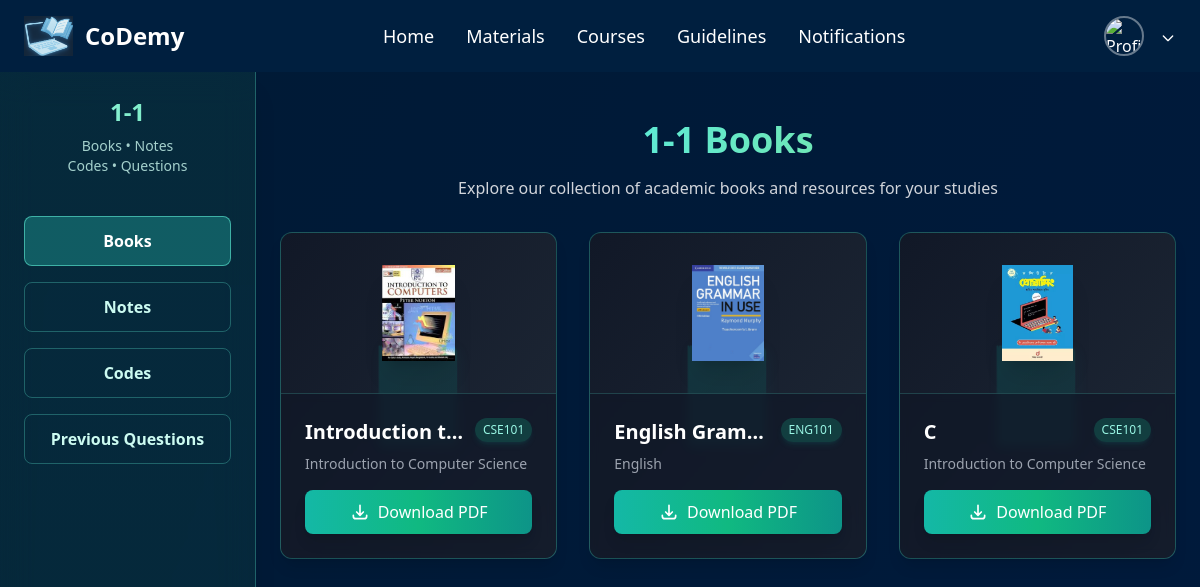
Page /materials/semester/1/books/ on the committed database.
### Materials/models.py (models this page shows, shortened)
class Book(models.Model):
    semester = models.ForeignKey(Semester, on_delete=models.CASCADE)
    title = models.CharField(max_length=200)
    subject = models.CharField(max_length=200)
    subject_code = models.CharField(max_length=50)
    file = models.FileField(upload_to='materials/books/')
    cover_image = models.ImageField(upload_to='materials/book_covers/', null=True, blank=True)

### Materials/views.py (the view)
# urls.py: path('semester/<int:semester_id>/books/', views.book_list, name='book_list'),
def book_list(request, semester_id):
    semester = get_object_or_404(Semester, id=semester_id)
    books = Book.objects.filter(semester=semester)
    return render(request, 'materials/books.html', {
        'semester': semester,
        'books': books,
        'materials_active': 'books'
    })

### templates/Materials/books.html (shortened to what this page needs)
{% extends 'materials/sembase.html' %}
{% load static %}
{% block main_content %}
<div class="pb-12">
  <div class="pt-12 pb-8 px-8 text-center">
    <h1 class="text-4xl font-bold text-white mb-4">
      <span class="bg-clip-text text-transparent bg-gradient-to-r from-teal-300 to-emerald-300">
      </span>
    </h1>
    <p class="text-gray-300 max-w-2xl mx-auto">
      Explore our collection of academic books and resources for your studies
    </p>
  </div>
  <div class="container mx-auto px-6">
    {% if books %}
    <div class="grid grid-cols-1 md:grid-cols-2 lg:grid-cols-3 gap-8">
      {% for book in books %}
      <div class="relative group overflow-hidden rounded-xl bg-gradient-to-br from-gray-900 to-gray-800 border border-teal-400/30 shadow-lg transition-all duration-500 hover:shadow-2xl hover:shadow-teal-400/30 hover:border-teal-300/60">
        <div class="absolute inset-0 flex items-center justify-center z-0 opacity-20 group-hover:opacity-30 transition-opacity duration-500">
          <div class="book-icon-animation">
            <div class="book-icon">
              <div class="book-icon__cover"></div>
            </div>
          </div>
        </div>
        <div class="h-40 flex items-center justify-center p-8 relative z-10">
          {% if book.cover_image %}
          <img src="{{ book.cover_image.url }}" alt="{{ book.title }}"
               class="max-h-full max-w-full object-contain transition-all duration-500 group-hover:scale-110 group-hover:rotate-1 shadow-xl">
          {% endif %}
        </div>
        <div class="p-6 relative z-10 bg-gray-900/70 backdrop-blur-sm border-t border-teal-300/20">
          <div class="flex justify-between items-start mb-2">
            <h3 class="text-xl font-bold text-white truncate">{{ book.title }}</h3>
            <span class="bg-teal-900/70 text-teal-200 text-xs px-2 py-1 rounded-full shadow-md shadow-teal-500/10">{{ book.subject_code }}</span>
          </div>
          <p class="text-gray-400 text-sm mb-4">{{ book.subject }}</p>
          <a href="{{ book.file.url }}" download class="w-full inline-flex items-center justify-center px-4 py-2.5 bg-gradient-to-r from-teal-500 via-emerald-500 to-teal-600 text-white rounded-lg hover:from-teal-600 hover:via-emerald-600 hover:to-teal-700 transition-all duration-300 shadow-lg hover:shadow-teal-400/40 transform hover:-translate-y-0.5">
            <svg xmlns="http://www.w3.org/2000/svg" class="h-5 w-5 mr-2" fill="none" viewBox="0 0 24 24" stroke="currentColor">
              <path stroke-linecap="round" stroke-linejoin="round" stroke-width="2" d="M4 16v1a3 3 0 003 3h10a3 3 0 003-3v-1m-4-4l-4 4m0 0l-4-4m4 4V4" />
            </svg>
            Download PDF
          </a>
        </div>
      </div>
      {% endfor %}
    </div>
    {% endif %}
  </div>
</div>
{% endblock %}

### templates/Materials/sembase.html (shortened to what this page needs)
{% extends 'base.html' %}
{% load static %}
{% block content %}
<div class="min-h-screen bg-gradient-to-br from-[#001a35] to-[#001a40] flex">
  <aside class="w-64 fixed h-full bg-gradient-to-b from-teal-900/30 to-emerald-900/20 backdrop-blur-lg border-r border-teal-300/30 shadow-xl p-6 flex flex-col">
    <div class="text-center mb-10">
      <h2 class="text-2xl font-bold bg-clip-text text-transparent bg-gradient-to-r from-teal-200 to-emerald-300">
      </h2>
      <p class="text-teal-100/80 text-sm mt-2">
        {{ books_count }} Books • {{ notes_count }} Notes<br>
        {{ codes_count }} Codes • {{ questions_count }} Questions
      </p>
    </div>
    <nav class="flex flex-col space-y-4">
      {% with "px-4 py-3 rounded-lg text-center font-semibold transition-all border hover:shadow-lg" as base_class %}
        <a href="{% url 'materials:book_list' semester.id %}"
           class="{{ base_class }} {% if materials_active == 'books' %}bg-teal-400/30 border-teal-300/60 text-white shadow-teal-300/30{% else %}border-teal-300/30 text-teal-100 hover:bg-teal-400/20 hover:border-teal-300/50 hover:text-white{% endif %}">
          Books
        </a>
        <a href="{% url 'materials:note_list' semester.id %}"
           class="{{ base_class }} {% if materials_active == 'notes' %}bg-teal-400/30 border-teal-300/60 text-white shadow-teal-300/30{% else %}border-teal-300/30 text-teal-100 hover:bg-teal-400/20 hover:border-teal-300/50 hover:text-white{% endif %}">
          Notes
        </a>
        <a href="{% url 'materials:code_list' semester.id %}"
           class="{{ base_class }} {% if materials_active == 'codes' %}bg-teal-400/30 border-teal-300/60 text-white shadow-teal-300/30{% else %}border-teal-300/30 text-teal-100 hover:bg-teal-400/20 hover:border-teal-300/50 hover:text-white{% endif %}">
          Codes
        </a>
        <a href="{% url 'materials:previous_question_list' semester.id %}"
           class="{{ base_class }} {% if materials_active == 'questions' %}bg-teal-400/30 border-teal-300/60 text-white shadow-teal-300/30{% else %}border-teal-300/30 text-teal-100 hover:bg-teal-400/20 hover:border-teal-300/50 hover:text-white{% endif %}">
          Previous Questions
        </a>
      {% endwith %}
    </nav>
  </aside>
  <main class="flex-grow ml-64">
    {% block main_content %}{% endblock %}
  </main>
</div>
{% endblock %}

### templates/base.html (shortened to what this page needs)
{% load static %}
<!DOCTYPE html>
<html lang="en">
<head>
  <script src="https://cdn.tailwindcss.com"></script>
</head>
<body class="flex flex-col min-h-screen text-[#001f3f] bg-white">
  <nav class="bg-[#001f3f] px-6 py-4 flex justify-between items-center shadow-md text-white">
    <div class="relative group flex items-center space-x-3 transition-all duration-300 hover:scale-110 hover:drop-shadow-[0_0_6px_#38bdf8]">
      <img src="{% static 'images/logo.png' %}" alt="CoDemy Logo" class="h-10 w-auto">
      <span class="text-2xl font-bold text-white relative">
        CoDemy
      </span>
    </div>
    <div class="hidden md:flex gap-8 text-white text-lg font-medium">
      <a href="{% url 'home' %}" class="relative group hover:scale-110 transition-all duration-300">Home</a>
      <a href="{% url 'materials:semester_list' %}" class="relative group hover:scale-110 transition-all duration-300">Materials</a>
      <a href="{% url 'courses' %}" class="relative group hover:scale-110 transition-all duration-300">Courses</a>
      <a href="{% url 'guidelines' %}" class="relative group hover:scale-110 transition-all duration-300">Guidelines</a>
      <a href="{% url 'notification' %}" class="relative group hover:scale-110 transition-all duration-300">Notifications</a>
    </div>
    <div class="relative group transition-all duration-300">
      <button class="flex items-center space-x-2 focus:outline-none relative group">
        <img src="{{ user.userprofile.profile_image.url }}" alt="Profile" class="h-10 w-10 rounded-full border-2 border-white/40 group-hover:border-[#a2d2ff] group-hover:shadow-[0_0_10px_#a2d2ff] transition-all duration-300 object-cover">
        <svg class="w-4 h-4 text-white mt-1 group-hover:text-[#a2d2ff] group-hover:drop-shadow-[0_0_4px_#a2d2ff] transition-all duration-300" fill="none" stroke="currentColor" viewBox="0 0 24 24">
          <path stroke-linecap="round" stroke-linejoin="round" stroke-width="2" d="M19 9l-7 7-7-7" />
        </svg>
      </button>
    </div>
  </nav>
<main class="flex-grow">
    {% block content %}{% endblock %}
</main>
</body>
</html>

### templates/Materials/books.html (style rules this page uses)
.book-icon-animation { perspective: 1000px; transform-style: preserve-3d; }
.book-icon { position: relative; width: 80px; height: 100px; transform-style: preserve-3d; transition: transform 0.5s ease; transform: rotateY(15deg); }
.book-icon__cover { position: absolute; width: 100%; height: 100%; background: linear-gradient(135deg, #0d9488, #0f766e); border-radius: 2px 6px 6px 2px; transform-origin: left center; box-shadow: 2px 2px 15px rgba(13, 148, 136, 0.3); }

### rows in the picture
Book: cover_image (picture), title "Introduction t…", subject_code "CSE101", subject "Introduction to Computer Science"
Book: cover_image (picture), title "English Gram…", subject_code "ENG101", subject "English"
Book: cover_image (picture), title "C", subject_code "CSE101", subject "Introduction to Computer Science"
